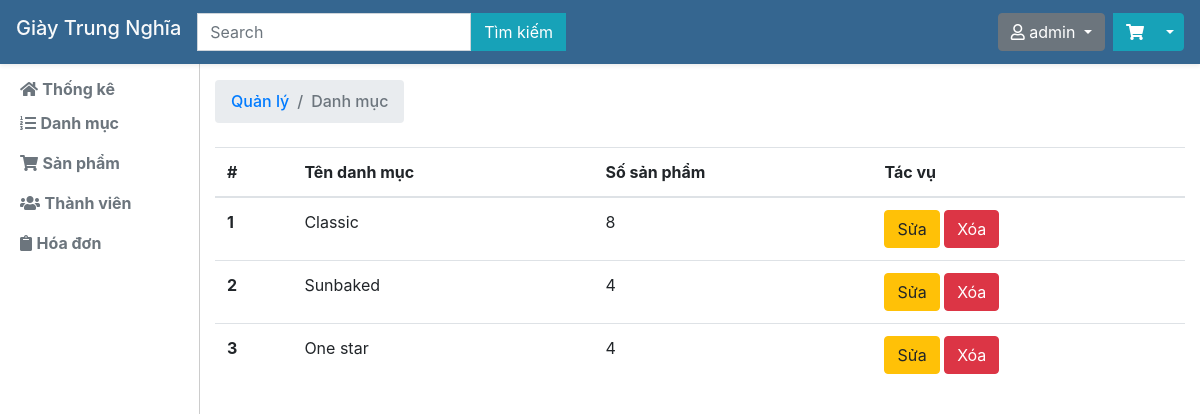
/quanly.php?task=qldm (signed in), run on the app's committed database.
### tables this page shows
CREATE TABLE `danhmuc` (
  `id_danhmuc` int(10) NOT NULL,
  `ten` varchar(255) NOT NULL,
  `mota` text NOT NULL,
  `anhdaidien` varchar(255) NOT NULL
);

### controller/quanly.php (called while the page is built, shortened)
<?php
class Controller
{
	protected $model;
	public function __construct(){
		require_once('./model/model.php');
		$this->model = new Model();
	}
	public function quanlydanhmuc(){
		$listdanhmuc = $this->model->getsDanhMuc();
		require_once('./view/quanlydanhmuc.php');
	}
}
 ?>

### model/model.php (called while the page is built, shortened)
<?php
class Model
{
	protected $host,$db,$user,$pass,$conn;
	public function __construct(){
		$this->host = 'localhost';
		$this->db = 'webgiay';
		$this->user = 'root';
		$this->pass = '';
		$this->conn = new mysqli($this->host,$this->user,$this->pass,$this->db);
		$this->conn->set_charset("utf8");
	}
	public function getsDanhMuc(){
		$sql = "SELECT * FROM danhmuc";
		$result = $this->conn->query($sql);
		if($result->num_rows > 0){
			return $result;
		} else {
			return null;
		}
	}
	public function countSanPham($id_danhmuc){
		$sql = "SELECT * FROM sanpham WHERE iddanhmuc=$id_danhmuc";
		$result = $this->conn->query($sql);
		if($result->num_rows > 0){
			return $result->num_rows;
		} else {
			return 0;
		}
	}
}
 ?>

### view/quanlydanhmuc.php (the view)
<?php require_once('./view/header_quanly.php') ?>
<h6 class="sidebar-heading d-flex justify-content-between align-items-center mt-4 mb-2 text-success">
  <nav aria-label="breadcrumb">
      <ol class="breadcrumb">
        <li class="breadcrumb-item"><a href="#">Quản lý</a></li>
        <li class="breadcrumb-item active" aria-current="page">Danh mục</li>
      </ol>
    </nav>
</h6>
<div class="row">
    <div class="col-12">
        <table class="table table-hover">
            <thead>
                <tr>
                    <th scope="col">#</th>
                    <th scope="col">Tên danh mục</th>
                    <th scope="col">Số sản phẩm</th>
                    <th scope="col">Tác vụ</th>
                </tr>
            </thead>
            <tbody>
                <?php $i = 1; while($danhmuc = $listdanhmuc->fetch_assoc()){ ?>
                <tr>
                    <th scope="row"><?php echo $i; $i++ ?></th>
                    <td><?php echo $danhmuc['ten'] ?></td>
                    <td><?php echo $this->model->countSanPham($danhmuc['id_danhmuc']) ?></td>
                    <td>
                        <a href="quanly.php?task=sdm&id=<?php echo $danhmuc['id_danhmuc'] ?>"class="btn btn-warning">Sửa</a>
                        <a href="quanly.php?task=xdm&id=<?php echo $danhmuc['id_danhmuc'] ?>" class="btn btn-danger" onclick="return confirm('Bạn có chắc chắn muốn xóa?')">Xóa</a>
                    </td>
                </tr>
                <?php } ?>
            </tbody>
        </table>
    </div>
</div>
<?php require_once('./view/footer_quanly.php') ?>

### view/header_quanly.php (style rules this page uses)
body { margin-top: 56px; }

### data on the page
danhmuc: ten "Classic", countSanPham "8"
danhmuc: ten "Sunbaked", countSanPham "4"
danhmuc: ten "One star", countSanPham "4"

### other printed values
$_SESSION['user_data']['tendangnhap'] "admin"
